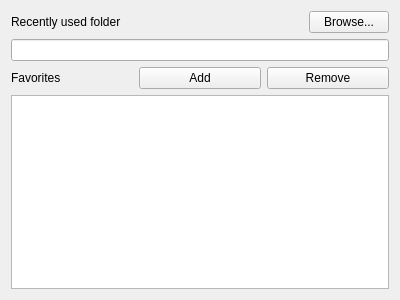
<?xml version="1.0" encoding="UTF-8"?>
<ui version="4.0">
 <class>SettingWorkingFolderForm</class>
 <widget class="QWidget" name="SettingWorkingFolderForm">
  <property name="geometry">
   <rect>
    <x>0</x>
    <y>0</y>
    <width>400</width>
    <height>300</height>
   </rect>
  </property>
  <property name="windowTitle">
   <string>Working folder</string>
  </property>
  <layout class="QVBoxLayout" name="verticalLayout">
   <item>
    <layout class="QGridLayout" name="gridLayout">
     <item row="0" column="0">
      <widget class="QLabel" name="label">
       <property name="sizePolicy">
        <sizepolicy hsizetype="MinimumExpanding" vsizetype="Preferred">
         <horstretch>0</horstretch>
         <verstretch>0</verstretch>
        </sizepolicy>
       </property>
       <property name="text">
        <string>Recently used folder</string>
       </property>
      </widget>
     </item>
     <item row="0" column="1">
      <widget class="QPushButton" name="pushButton">
       <property name="text">
        <string>Browse...</string>
       </property>
      </widget>
     </item>
     <item row="1" column="0" colspan="2">
      <widget class="QLineEdit" name="lineEdit_recentry_used"/>
     </item>
    </layout>
   </item>
   <item>
    <layout class="QHBoxLayout" name="horizontalLayout">
     <item>
      <widget class="QLabel" name="label_2">
       <property name="text">
        <string>Favorites</string>
       </property>
      </widget>
     </item>
     <item>
      <widget class="QPushButton" name="pushButton_add">
       <property name="text">
        <string>Add</string>
       </property>
      </widget>
     </item>
     <item>
      <widget class="QPushButton" name="pushButton_remove">
       <property name="text">
        <string>Remove</string>
       </property>
      </widget>
     </item>
    </layout>
   </item>
   <item>
    <widget class="QListWidget" name="listWidget_favorites"/>
   </item>
  </layout>
 </widget>
 <resources/>
 <connections/>
</ui>
